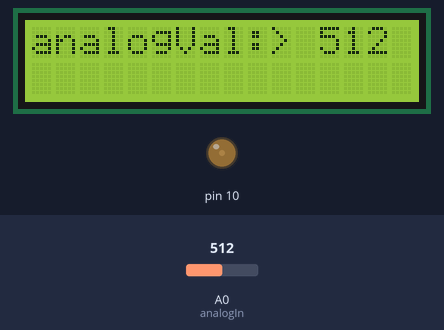
A sketch run on a simulated Arduino Uno, built with avr-gcc and run on an emulated ATmega328P. Parts: 16×2 character LCD, output pins drawn as LEDs (lit = HIGH). The inputs (shaded band) are chosen by the test bench; at power-on: A0 (analogIn) = 512. What the sketch prints to the serial monitor is not drawn.

Above: at 1.2 s.
1.3 s: A0 (analogIn) set to 716
At 2.4 s:
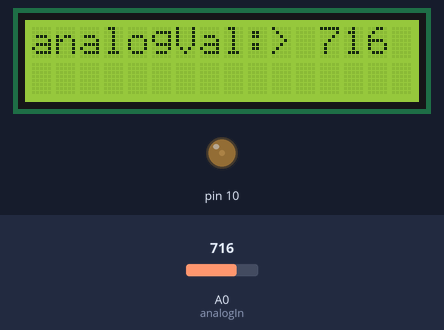
5.4 s: A0 (analogIn) set to 900
At 6.8 s:
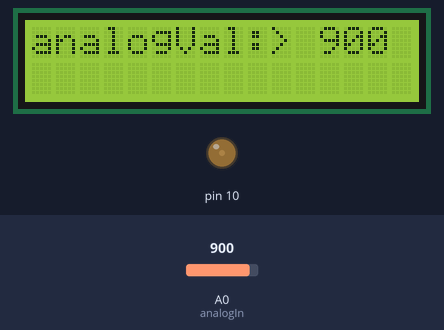
8.5 s: A0 (analogIn) set to 1023
At 9.9 s:
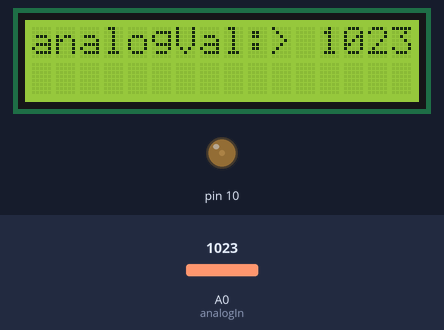
Timing chart, 0 to 11.5 s (numbered marks = the images above; inputs shaded):
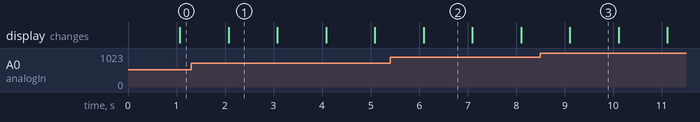

Measured:
- after the input at 1.3 s, the display: first differs from a run without the input after 0.77 s (image 1)
- after the input at 5.4 s, the display: first differs from a run without the input after 0.69 s (image 2)
- after the input at 8.5 s, the display: first differs from a run without the input after 0.61 s (image 3)
- what the display in image 1 shows lasts 1.0 s, from 2.1 s to 3.1 s

The sketch:

arduinoPyserialDef.ino
```cpp
/*
 *edit/test 2020-03-30
 *If code initiated on arduino LCD_shield can take values analogVal to push a buttons.
 *Use with arduPyserialPlot.py.
*/
#include <LiquidCrystal.h>
//use Arduino LCD_shield pins
LiquidCrystal lcd(8, 9, 4, 5, 6, 7);

const int analogIn = 0;
int analogVal = 0;

void setup() {
Serial.begin(9600);
lcd.begin(16, 2);
analogWrite(10, 30); //LCD_shield brightness
}
void loop()
{
analogVal = analogRead(analogIn);
Serial.println(analogVal);
lcd.setCursor(0, 0);
lcd.print("analogVal:> ");
lcd.print(analogVal);
delay(1000);
lcd.clear();
}
```
